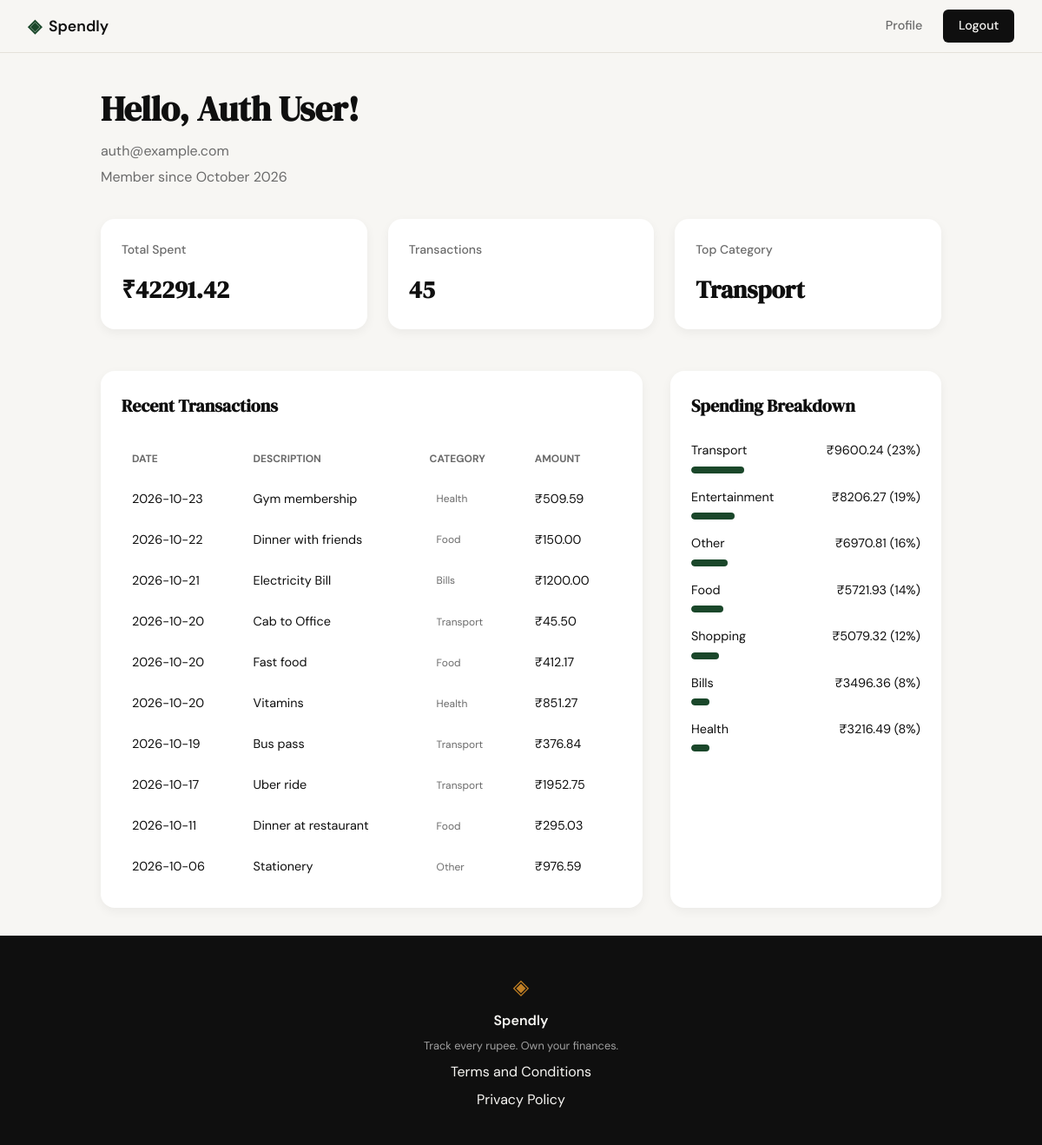
The page /profile (signed in) on the database its author committed.
### tables this page shows
CREATE TABLE users (
                    id INTEGER PRIMARY KEY AUTOINCREMENT,
                    name TEXT NOT NULL,
                    email TEXT UNIQUE NOT NULL,
                    password_hash TEXT NOT NULL,
                    created_at TEXT DEFAULT (datetime('now'))
                );

CREATE TABLE expenses (
                    id INTEGER PRIMARY KEY AUTOINCREMENT,
                    user_id INTEGER NOT NULL,
                    amount REAL NOT NULL,
                    category TEXT NOT NULL,
                    date TEXT NOT NULL,
                    description TEXT,
                    created_at TEXT DEFAULT (datetime('now')),
                    FOREIGN KEY (user_id) REFERENCES users (id)
                );

### app.py (the view)
@app.route("/profile")
def profile():
    if "user_id" not in session:
        flash("Please log in to access your profile.", "error")
        return redirect(url_for("login"))
    user_id = session["user_id"]
    user_info = get_user_by_id(user_id)
    stats = get_summary_stats(user_id)
    transactions = get_recent_transactions(user_id)
    breakdown = get_category_breakdown(user_id)
    return render_template(
        "profile.html",
        user=user_info,
        stats=stats,
        transactions=transactions,
        breakdown=breakdown
    )

### database/db.py (called while the page is built)
def get_db():
    conn = sqlite3.connect(DB_PATH)
    conn.row_factory = sqlite3.Row
    conn.execute("PRAGMA foreign_keys = ON;")
    return conn

### database/queries.py (called while the page is built)
def get_user_by_id(user_id):
    conn = get_db()
    try:
        user = conn.execute(
            "SELECT name, email, created_at FROM users WHERE id = ?",
            (user_id,)
        ).fetchone()
        if user:
            import datetime
            dt = datetime.datetime.strptime(user['created_at'], '%Y-%m-%d %H:%M:%S')
            member_since = dt.strftime('%B %Y')
            return {
                "name": user['name'],
                "email": user['email'],
                "member_since": member_since
            }
        return None
    finally:
        conn.close()

def get_recent_transactions(user_id, limit=10):
    conn = get_db()
    try:
        rows = conn.execute(
            "SELECT date, description, category, amount FROM expenses WHERE user_id = ? ORDER BY date DESC, created_at DESC LIMIT ?",
            (user_id, limit)
        ).fetchall()
        return [
            {
                "date": row['date'],
                "description": row['description'],
                "category": row['category'],
                "amount": row['amount']
            } for row in rows
        ]
    finally:
        conn.close()

### templates/profile.html (shortened to what this page needs)
{% extends "base.html" %}
{% block content %}
<div class="profile-container">
    <header class="profile-header">
        <div class="user-info">
            <h1>Hello, {{ user.name }}!</h1>
            <p>{{ user.email }}</p>
            <p>Member since {{ user.member_since }}</p>
        </div>
    </header>
    <div class="stats-grid">
        <div class="stat-card">
            <span class="stat-label">Total Spent</span>
            <span class="stat-value">₹{{ "%.2f"|format(stats.total_spent) }}</span>
        </div>
        <div class="stat-card">
            <span class="stat-label">Transactions</span>
            <span class="stat-value">{{ stats.transaction_count }}</span>
        </div>
        <div class="stat-card">
            <span class="stat-label">Top Category</span>
            <span class="stat-value">{{ stats.top_category }}</span>
        </div>
    </div>
    <div class="dashboard-main">
        <div class="data-card">
            <h2 class="card-title">Recent Transactions</h2>
            {% if transactions %}
                <table class="transaction-table">
                    <thead>
                        <tr>
                            <th>Date</th>
                            <th>Description</th>
                            <th>Category</th>
                            <th>Amount</th>
                        </tr>
                    </thead>
                    <tbody>
                        {% for tx in transactions %}
                        <tr>
                            <td>{{ tx.date }}</td>
                            <td>{{ tx.description }}</td>
                            <td><span class="cat-badge">{{ tx.category }}</span></td>
                            <td>₹{{ "%.2f"|format(tx.amount) }}</td>
                        </tr>
                        {% endfor %}
                    </tbody>
                </table>
            {% else %}
                <div class="empty-state">No transactions found.</div>
            {% endif %}
        </div>
        <div class="data-card">
            <h2 class="card-title">Spending Breakdown</h2>
            {% if breakdown %}
                {% for item in breakdown %}
                <div class="breakdown-item">
                    <div style="flex: 1;">
                        <div class="breakdown-info">
                            <span>{{ item.name }}</span>
                            <span>₹{{ "%.2f"|format(item.amount) }} ({{ item.pct }}%)</span>
                        </div>
                        <div class="breakdown-bar-bg">
                            <div class="breakdown-bar-fill" style="width: {{ item.pct }}%"></div>
                        </div>
                    </div>
                </div>
                {% endfor %}
            {% else %}
                <div class="empty-state">No data available.</div>
            {% endif %}
        </div>
    </div>
</div>
{% endblock %}

### static/css/style.css (style rules this page uses)
:root { --ink: #0f0f0f; --ink-soft: #2d2d2d; --ink-muted: #6b6b6b; --ink-faint: #a0a0a0; --paper: #f7f6f3; --paper-warm: #f0ede6; --paper-card: #ffffff; --accent: #1a472a; --accent-light: #e8f0eb; --accent-2: #c17f24; --accent-2-light: #fdf3e3; --danger: #c0392b; --danger-light: #fdecea; --border: #e4e1da; --border-soft: #eeebe4; --font-display: 'DM Serif Display', Georgia, serif; --font-body: 'DM Sans', system-ui, sans-serif; --max-width: 1200px; --auth-width: 440px; --radius-sm: 6px; --radius-md: 12px; --radius-lg: 20px; }
*, *::before, *::after { box-sizing: border-box; margin: 0; padding: 0; }
html { font-size: 16px; scroll-behavior: smooth; }
body { background: var(--paper); color: var(--ink); font-family: var(--font-body); font-size: 1rem; line-height: 1.6; -webkit-font-smoothing: antialiased; }
.stat-card { background: var(--paper); border: 1px solid var(--border-soft); border-radius: var(--radius-md); padding: 1rem; display: flex; flex-direction: column; gap: 0.25rem; }
.stat-label { font-size: 0.75rem; color: var(--ink-muted); font-weight: 500; }
.stat-value { font-family: var(--font-display); font-size: 1.25rem; font-weight: 600; color: var(--ink); }

### templates/profile.html (style rules this page uses)
.profile-container { max-width: 1000px; margin: 2rem auto; padding: 0 1rem; font-family: 'DM Sans', sans-serif; }
.profile-header { display: flex; justify-content: space-between; align-items: flex-end; margin-bottom: 2rem; }
.user-info h1 { font-family: 'DM Serif Display', serif; font-size: 2.5rem; margin: 0; color: var(--ink); }
.user-info p { color: var(--ink-muted); margin: 0.25rem 0; }
.stats-grid { display: grid; grid-template-columns: repeat(auto-fit, minmax(240px, 1fr)); gap: 1.5rem; margin-bottom: 3rem; }
.stat-card { background: white; padding: 1.5rem; border-radius: 1rem; box-shadow: 0 4px 12px rgba(0,0,0,0.05); border: 1px solid var(--border-color); }
.stat-label { display: block; font-size: 0.875rem; color: var(--ink-muted); margin-bottom: 0.5rem; }
.stat-value { display: block; font-size: 1.75rem; font-weight: 600; color: var(--ink); }
.dashboard-main { display: grid; grid-template-columns: 2fr 1fr; gap: 2rem; }
.data-card { background: white; padding: 1.5rem; border-radius: 1rem; box-shadow: 0 4px 12px rgba(0,0,0,0.05); border: 1px solid var(--border-color); }
.card-title { font-family: 'DM Serif Display', serif; font-size: 1.25rem; margin-bottom: 1.5rem; color: var(--ink); }
.transaction-table { width: 100%; border-collapse: collapse; }
.transaction-table th { text-align: left; font-size: 0.75rem; text-transform: uppercase; color: var(--ink-muted); padding: 0.75rem; border-bottom: 1px solid var(--border-color); }
.transaction-table td { padding: 0.75rem; border-bottom: 1px solid var(--border-color); font-size: 0.9rem; }
.cat-badge { font-size: 0.75rem; padding: 0.2rem 0.5rem; border-radius: 0.4rem; background: var(--bg-muted); color: var(--ink-muted); }
.breakdown-item { display: flex; align-items: center; margin-bottom: 1rem; }
.breakdown-info { flex: 1; display: flex; justify-content: space-between; margin-bottom: 0.4rem; font-size: 0.9rem; }
.breakdown-bar-bg { height: 8px; background: var(--bg-muted); border-radius: 4px; overflow: hidden; }
.breakdown-bar-fill { height: 100%; background: var(--accent); border-radius: 4px; }

### rows shown on the page
users: name "Auth User", email "auth@example.com"
expenses: date "2026-10-23", description "Gym membership", category "Health", amount "509.59"
expenses: date "2026-10-22", description "Dinner with friends", category "Food", amount "150.00"
expenses: date "2026-10-21", description "Electricity Bill", category "Bills", amount "1200.00"
expenses: date "2026-10-20", description "Cab to Office", category "Transport", amount "45.50"
expenses: date "2026-10-20", description "Fast food", category "Food", amount "412.17"
expenses: date "2026-10-20", description "Vitamins", category "Health", amount "851.27"
expenses: date "2026-10-19", description "Bus pass", category "Transport", amount "376.84"
expenses: date "2026-10-17", description "Uber ride", category "Transport", amount "1952.75"
expenses: date "2026-10-11", description "Dinner at restaurant", category "Food", amount "295.03"
expenses: date "2026-10-06", description "Stationery", category "Other", amount "976.59"

### other values the page prints
{{ user.member_since }} "October 2026"
{{ "%.2f"|format(stats.total_spent) }} "42291.42"
{{ stats.transaction_count }} "45"
{{ stats.top_category }} "Transport"
{{ item.name }} "Transport" "Entertainment" "Other" "Food" "Shopping" "Bills" "Health"
{{ "%.2f"|format(item.amount) }} "9600.24" "8206.27" "6970.81" "5721.93" "5079.32" "3496.36" "3216.49"
{{ item.pct }} "23" "19" "16" "14" "12" "8" "8"
